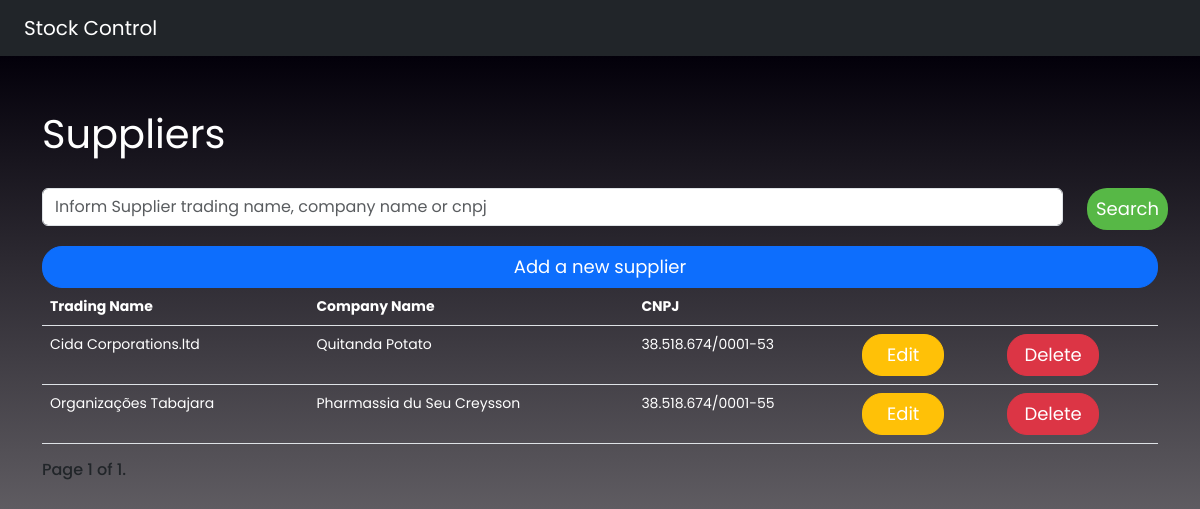
/suppliers/, run on an earlier commit of the app's database.
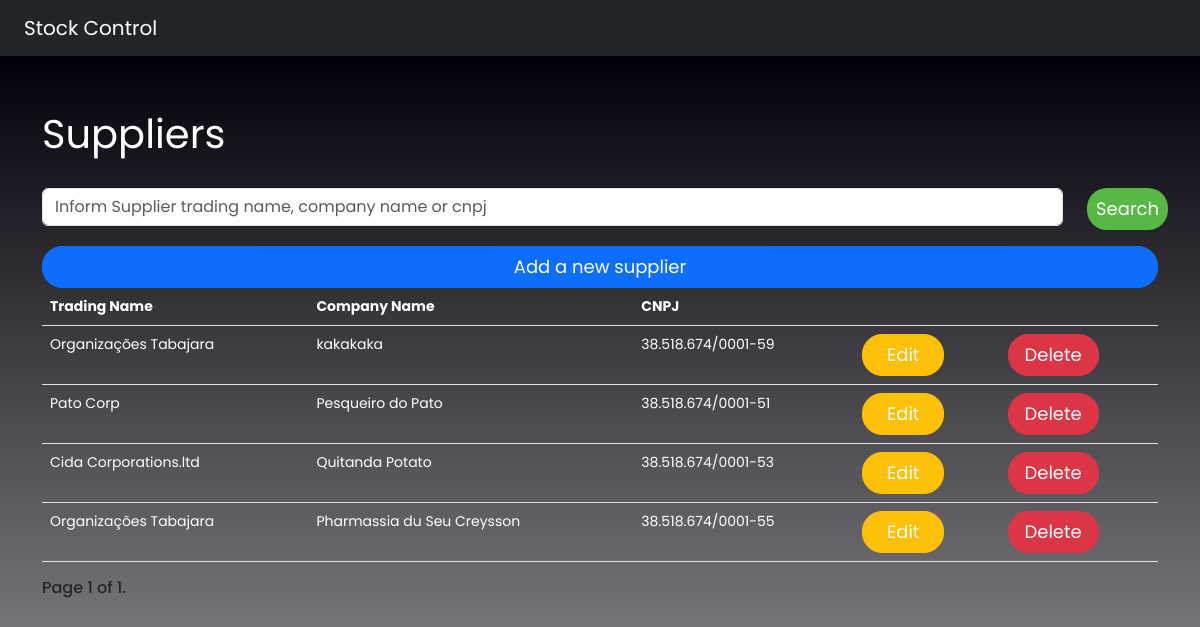
And on a later commit of the database.
### stock_app/models.py (models this page shows)
class Suppliers(models.Model):
    status = models.BooleanField(default=False, verbose_name=f"Status: Inactive / Active")
    trading_name = models.CharField(max_length=250, null=False)
    company_name = models.CharField(max_length=250, null=False)
    cnpj = models.CharField(max_length=18, unique=True, null=False)
    phone = models.CharField(max_length=15, null=False)
    email = models.EmailField(default="")

### stock_app/views.py (the view)
# urls.py: path("suppliers/", suppliers, name="suppliers"),
def suppliers(request):
    suppliers = Suppliers.objects.all().order_by('-id')
    queryset = request.GET.get('q')
    if queryset:
        suppliers = Suppliers.objects.filter(
            Q(trading_name__icontains=queryset)|
            Q(company_name__icontains=queryset)|
            Q(cnpj__icontains=queryset)
        )
    paginator = Paginator(suppliers, 5)
    page = request.GET.get('page')
    suppliers = paginator.get_page(page)
    return render(request, "suppliers/suppliers.html", {"suppliers": suppliers})

### templates/suppliers/suppliers.html (shortened to what this page needs)
{% extends 'base.html' %}
{% block content %}
    <div class="container">
        <div class="py-4"></div>
        <p class="mb-4 text-white fs-1 fw-normal">Suppliers</p>
        <form method="GET">
            <div class="row">
                <div class="form-group col-11" id="message">
                    <input class="form-control" type="search" placeholder="Inform Supplier trading name, company name or cnpj" name="q" value="{{request.GET.q}}">
                </div>
                <div class="form-group col-1 d-grid">
                    <button class="btn btn--pill btn--green px-2 mx-0">Search</button>
                </div>
            </div>
        </form>
        <div class="row">
            <div class="d-grid gap-2">
                <a class="mt-3 btn btn--pill btn-primary" href="{% url 'add_suppliers' %}">Add a new supplier</a>
            </div>
        </div>
        <table class="table table-head">
            <thead>
                <tr class="text-white">
                    <th>Trading Name</th>
                    <th>Company Name</th>
                    <th>CNPJ</th>
                    <th></th>
                    <th></th>
                </tr>
            </thead>
            <tbody>
                {% for supplier in suppliers %}
                <tr style="color: #fff;">
                    <td>{{supplier.trading_name}}</td>
                    <td>{{supplier.company_name}}</td>
                    <td>{{supplier.cnpj}}</td>
                    <td><a class="px-4 btn btn--pill btn-warning" href="/edit_supplier/{{supplier.id}}">Edit</a></td>
                    <td><a class="px-3 btn btn--pill btn-danger" href="/remove_supplier/{{supplier.id}}">Delete</a></td>
                </tr>
                {% endfor %}
            </tbody>
        </table>
        <div class="pagination">
            <span class="step-links">
                <div class="d-inline-flex bd-highlight">
                    <span class="h6 current">
                        Page {{ suppliers.number }} of {{ suppliers.paginator.num_pages }}.
                    </span>
                </div>
            </span>
        </div>
    </div>
{% endblock content %}

### templates/base.html (shortened to what this page needs)
<!DOCTYPE html>
{% load static %}
<html lang="en">
<head>
    <link rel="stylesheet" href="{% static 'css/bootstrap.min.css' %}">
    <link href="{% static 'vendor/mdi-font/css/material-design-iconic-font.min.css' %}" rel="stylesheet" media="all">
    <link href="{% static 'vendor/font-awesome-4.7/css/font-awesome.min.css' %}" rel="stylesheet" media="all">
    <link href="{% static 'vendor/select2/select2.min.css' %}" rel="stylesheet" media="all">
    <link href="{% static 'vendor/datepicker/daterangepicker.css' %}" rel="stylesheet" media="all">
    <link href="{% static 'css/main.css' %}" rel="stylesheet" media="all">
</head>
<body>
    <div>
        <nav class="navbar navbar-expand-sm navbar-dark bg-dark mb-0">
            <a class="mx-4 navbar-brand text-white" href="{% url 'home'%}">Stock Control</a>
        </nav>
    </div>
    <div class="page-wrapper bg-gra-01 p-t-160 p-b-100 font-poppins">
        {% block content %}
        {% endblock content %}
    </div>
</body>
</html>

### static/css/main.css (style rules this page uses)
.font-poppins { font-family: "Poppins", "Arial", "Helvetica Neue", sans-serif; }
.row { display: -webkit-box; display: -webkit-flex; display: -moz-box; display: -ms-flexbox; display: flex; -webkit-flex-wrap: wrap; -ms-flex-wrap: wrap; flex-wrap: wrap; }
html { -webkit-box-sizing: border-box; -moz-box-sizing: border-box; box-sizing: border-box; }
* { padding: 0; margin: 0; }
*, *:before, *:after { -webkit-box-sizing: inherit; -moz-box-sizing: inherit; box-sizing: inherit; }
body, h1, h2, h3, h4, h5, h6, blockquote, p, pre, dl, dd, ol, ul, figure, hr, fieldset, legend { margin: 0; padding: 0; }
table { border-collapse: collapse; border-spacing: 0; }
button { outline: none; background: none; border: none; }
.page-wrapper { min-height: 100vh; }
body { font-family: "Poppins", "Arial", "Helvetica Neue", sans-serif; font-weight: 400; font-size: 14px; }
.bg-gra-01 { background: -webkit-gradient(linear, left bottom, left top, from(#a5a2a4), to(#03000a)); background: -webkit-linear-gradient(bottom, #a5a2a4 0%, #03000a 100%); background: -moz-linear-gradient(bottom, #a5a2a4 0%, #03000a 100%); background: -o-linear-gradient(bottom, #a5a2a4 0%, #03000a 100%); background: linear-gradient(to top, #a5a2a4 0%, #03000a 100%); }
.p-b-100 { padding-bottom: 100px; }
.btn { display: inline-block; line-height: 40px; padding: 0 33px; font-family: Poppins, Arial, "Helvetica Neue", sans-serif; cursor: pointer; color: #fff; -webkit-transition: all 0.4s ease; -o-transition: all 0.4s ease; -moz-transition: all 0.4s ease; transition: all 0.4s ease; font-size: 18px; }
.btn--pill { -webkit-border-radius: 20px; -moz-border-radius: 20px; border-radius: 20px; }
.btn--green { background: #57b846; }
input { outline: none; margin: 0; border: none; -webkit-box-shadow: none; -moz-box-shadow: none; box-shadow: none; width: 100%; font-size: 14px; font-family: inherit; }

What changed in the data, as far as the page shows it:
added Suppliers: trading_name "Organizações Tabajara", company_name "kakakaka", cnpj "38.518.674/0001-59"
added Suppliers: trading_name "Pato Corp", company_name "Pesqueiro do Pato", cnpj "38.518.674/0001-51"
